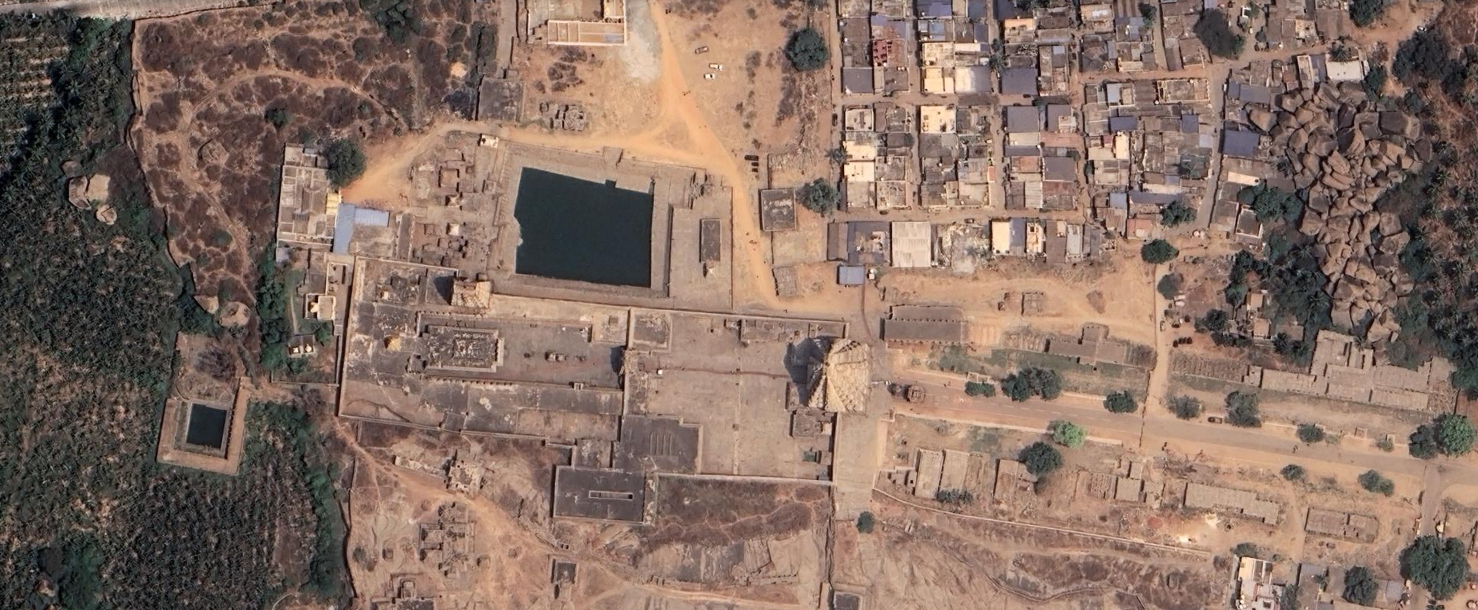
#> input picture Files/images/img1.png, 1478 x 610 px; its folder holds only this picture in this run
$ python terrain_features.py   (older library calls are emulated)
#> lines starting #> are read from the running program, lines starting #| are printed output that depends on the picture
"""
Week 5: Terrain Feature Extraction
Extract terrain features from images: slope, vegetation index, elevation proxies
"""
import numpy as np
import cv2
from PIL import Image
import os
from pathlib import Path
import pandas as pd
from skimage import filters, feature
from scipy import ndimage

def calculate_vegetation_index(rgb_image):
    """
    Calculate NDVI-like vegetation index from RGB image
    Uses ExG (Excess Green) index as proxy for vegetation
    """
    r, g, b = rgb_image[:, :, 0], rgb_image[:, :, 1], rgb_image[:, :, 2]
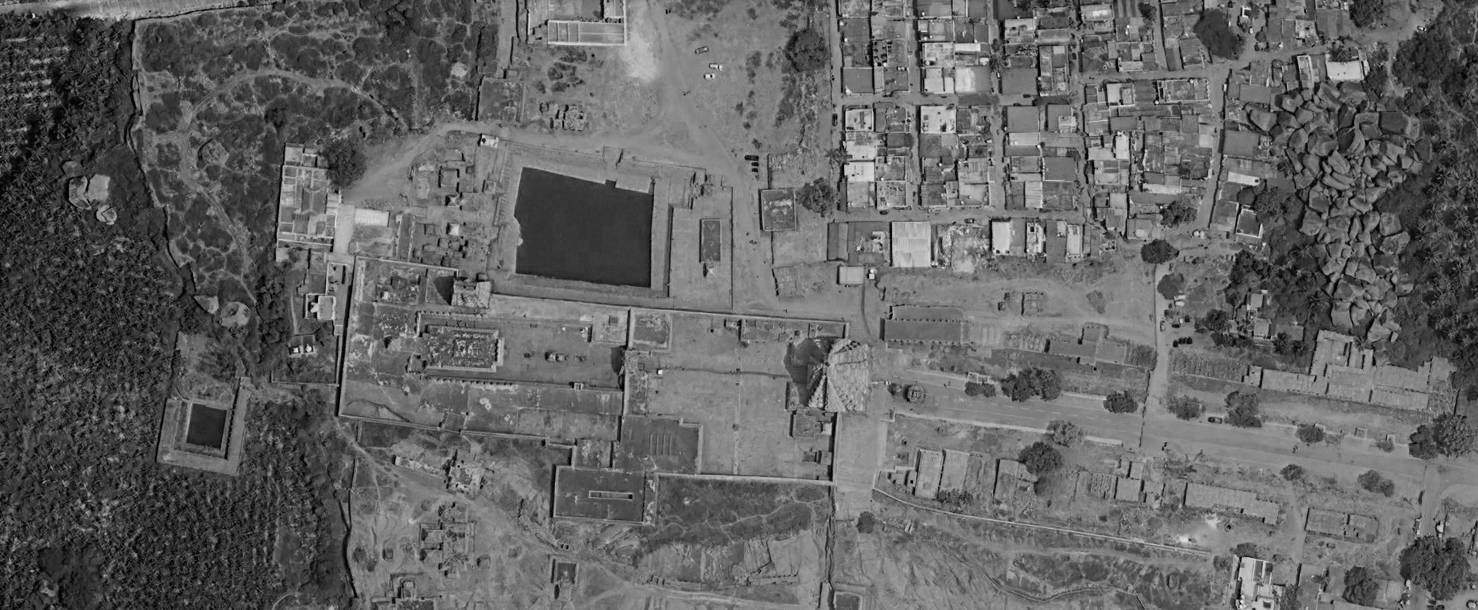
#> b: shape (610, 1478); min 0, max 241, mean 99

    # Normalize to 0-1
    r = r.astype(np.float32) / 255.0
    g = g.astype(np.float32) / 255.0
    b = b.astype(np.float32) / 255.0

    # Excess Green Index (ExG) - good proxy for vegetation in RGB
    exg = 2 * g - r - b
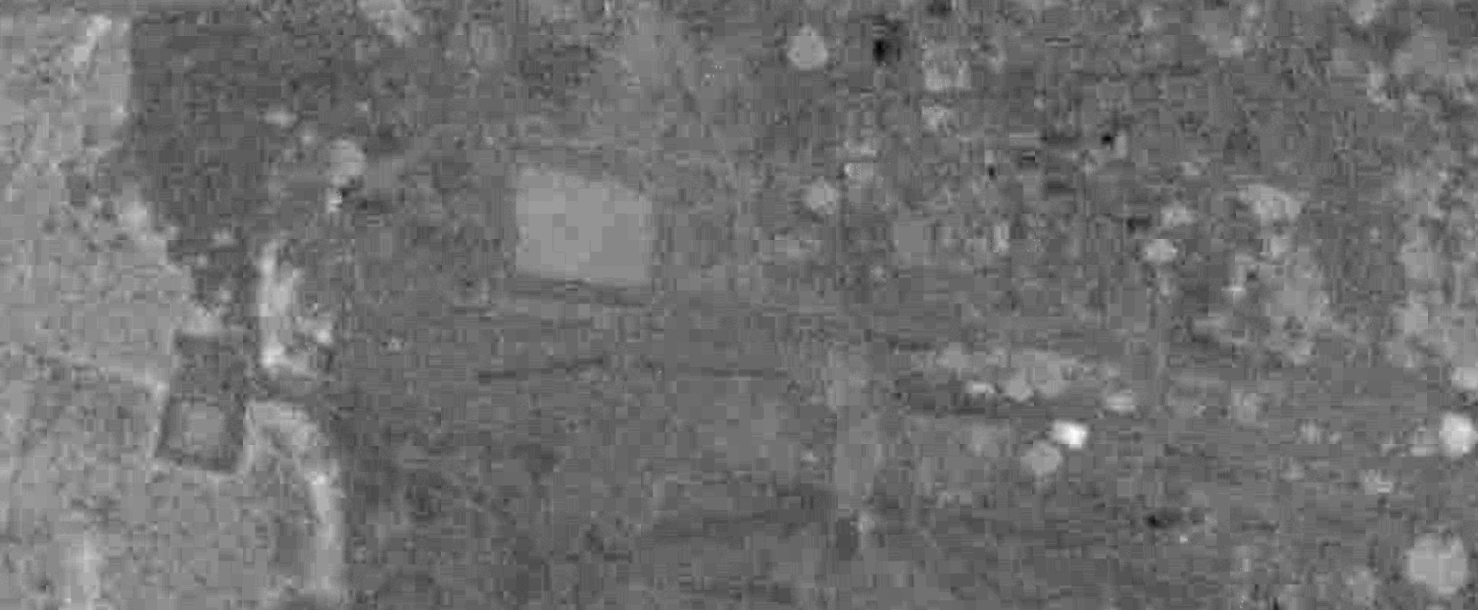
#> exg: shape (610, 1478) float32; min -0.247, max 0.212, mean -0.0458; drawn with min black and max white

    # Normalized Difference Vegetation Index (NDVI) approximation
    # Using red and green channels as proxy
    ndvi_approx = (g - r) / (g + r + 1e-6)

    return {
        'exg_mean': np.mean(exg),
        'exg_std': np.std(exg),
        'exg_max': np.max(exg),
        'ndvi_approx_mean': np.mean(ndvi_approx),
        'ndvi_approx_std': np.std(ndvi_approx),
        'green_ratio': np.mean(g) / (np.mean(r) + np.mean(b) + 1e-6)
    }

def calculate_slope_proxy(rgb_image):
    """
    Calculate slope proxy from image gradients and texture
    Uses Sobel operators and gradient magnitude
    """
    gray = cv2.cvtColor(rgb_image, cv2.COLOR_RGB2GRAY)

    # Sobel gradients
    sobelx = cv2.Sobel(gray, cv2.CV_64F, 1, 0, ksize=3)
    sobely = cv2.Sobel(gray, cv2.CV_64F, 0, 1, ksize=3)

    # Gradient magnitude (slope proxy)
    gradient_magnitude = np.sqrt(sobelx**2 + sobely**2)
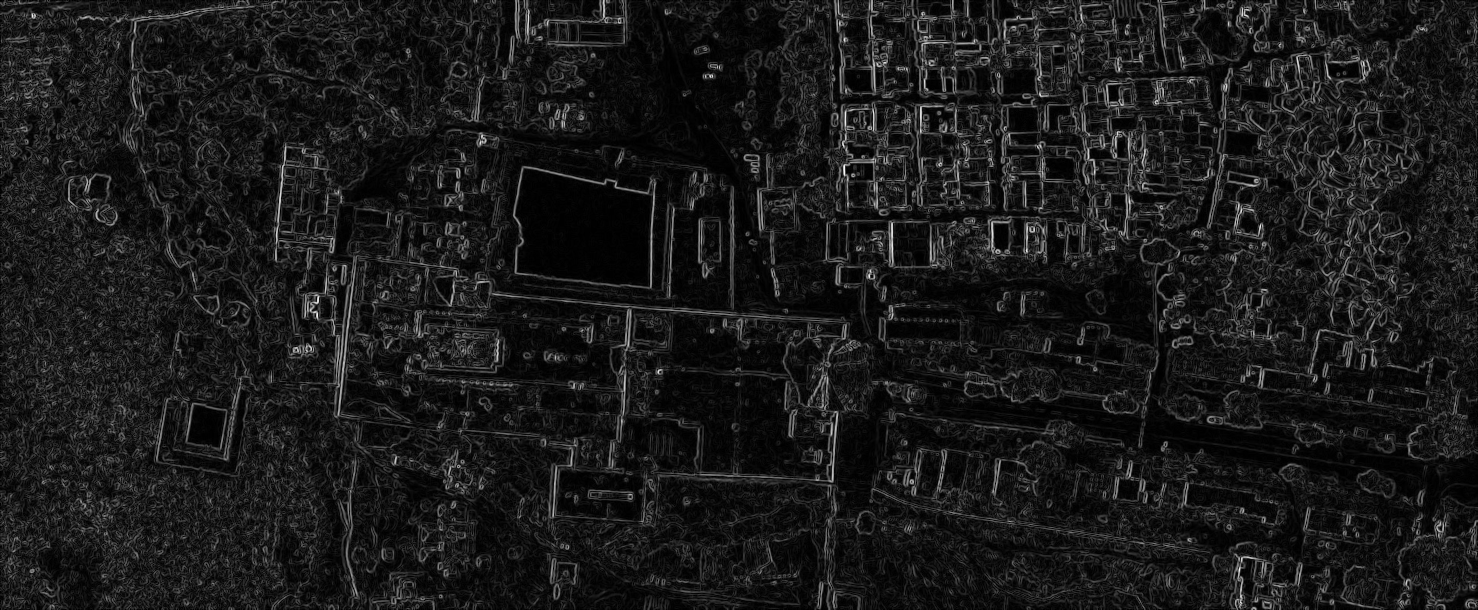
#> gradient_magnitude: shape (610, 1478) float64; min 0, max 846, mean 87.6; drawn with min black and max white

    # Texture features (variance, entropy)
    texture_variance = np.var(gray)
#> texture_variance = 2212.4

    # Local binary pattern for texture
    from skimage.feature import local_binary_pattern
    lbp = local_binary_pattern(gray, 8, 1, method='uniform')
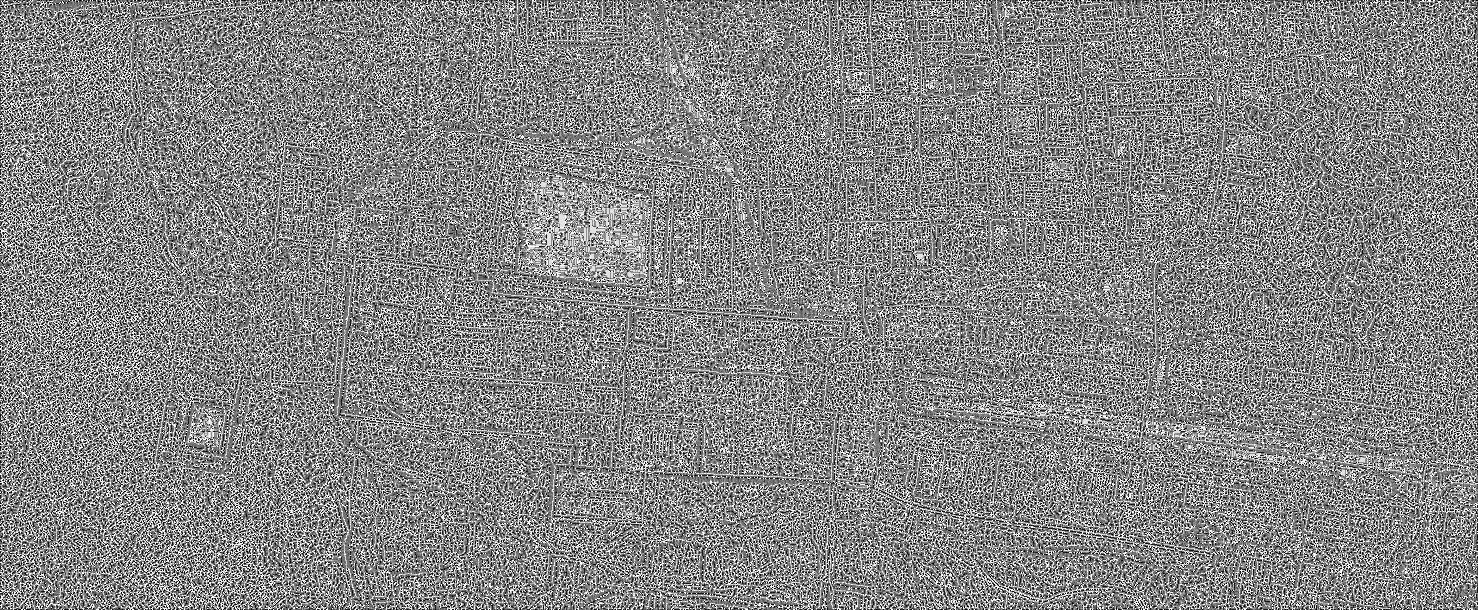
#> lbp: shape (610, 1478) float64; min 0, max 9, mean 4.73; drawn with min black and max white
    texture_entropy = np.mean(lbp)
#> texture_entropy = 4.73

    return {
        'slope_mean': np.mean(gradient_magnitude),
        'slope_std': np.std(gradient_magnitude),
        'slope_max': np.max(gradient_magnitude),
        'texture_variance': texture_variance,
        'texture_entropy': texture_entropy,
        'gradient_mean': np.mean(np.abs(sobelx) + np.abs(sobely))
    }

def calculate_elevation_proxy(rgb_image):
    """
    Calculate elevation proxy from image features
    Uses brightness, contrast, and color features as proxies
    """
    gray = cv2.cvtColor(rgb_image, cv2.COLOR_RGB2GRAY)

    # Brightness (higher elevation might be brighter due to less vegetation)
    brightness = np.mean(gray)
#> brightness = 116.2

    # Contrast (elevation changes might affect contrast)
    contrast = np.std(gray)
#> contrast = 47.04

    # Color features
    r, g, b = rgb_image[:, :, 0], rgb_image[:, :, 1], rgb_image[:, :, 2]

    # Redness (bare soil/rock indication)
    redness = np.mean(r) / (np.mean(g) + np.mean(b) + 1e-6)
#> redness = 0.638

    # Color variance
    color_variance = np.var(rgb_image.reshape(-1, 3), axis=0)
#> color_variance = [3124.8, 1999.2, 1445.4]

    return {
        'brightness': brightness,
        'contrast': contrast,
        'redness': redness,
        'color_variance_r': color_variance[0],
        'color_variance_g': color_variance[1],
        'color_variance_b': color_variance[2]
    }

def extract_texture_features(rgb_image):
    """
    Extract additional texture features
    """
    gray = cv2.cvtColor(rgb_image, cv2.COLOR_RGB2GRAY)

    # GLCM-like features (simplified)
    # Edge density
    edges = cv2.Canny(gray, 50, 150)
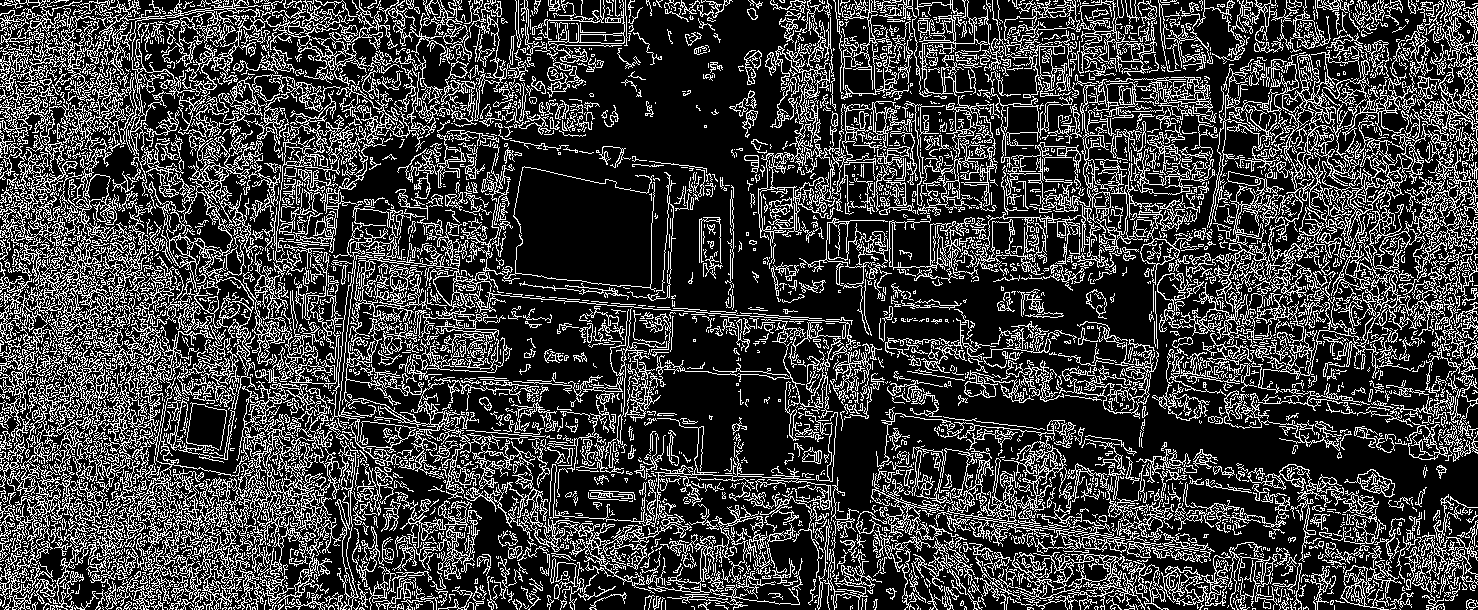
#> edges: shape (610, 1478); 24.6% white in thin lines or dots
    edge_density = np.sum(edges > 0) / (edges.shape[0] * edges.shape[1])
#> edge_density = 0.246

    # Haralick-like features (simplified)
    # Energy (uniformity)
    hist, _ = np.histogram(gray.flatten(), bins=256, range=(0, 256))
#> hist = 256 values, max 8361 at index 160, min 0 at index 249, mean 3521.8
    hist = hist / hist.sum()
#> hist = 256 values, max 0.00927 at index 160, min 0 at index 249, mean 0.00391
    energy = np.sum(hist**2)
#> energy = 0.00608

    # Entropy
    entropy = -np.sum(hist * np.log(hist + 1e-10))
#> entropy = 5.2

    return {
        'edge_density': edge_density,
        'texture_energy': energy,
        'texture_entropy_full': entropy
    }

def extract_all_features(image_path):
    """
    Extract all terrain features from an image
    """
    # Load image
    img = Image.open(image_path).convert('RGB')
    rgb_array = np.array(img)

    features = {}

    # Extract all feature groups
    features.update(calculate_vegetation_index(rgb_array))
    features.update(calculate_slope_proxy(rgb_array))
    features.update(calculate_elevation_proxy(rgb_array))
    features.update(extract_texture_features(rgb_array))

    # Add image metadata
    features['image_width'] = rgb_array.shape[1]
    features['image_height'] = rgb_array.shape[0]
    features['image_name'] = os.path.basename(image_path)

    return features

def extract_features_from_directory(image_dir, output_csv='terrain_features.csv'):
    """
    Extract features from all images in a directory
    """
    image_paths = []
    for ext in ['*.jpg', '*.jpeg', '*.png', '*.JPG', '*.JPEG', '*.PNG']:
        image_paths.extend(Path(image_dir).glob(ext))

    all_features = []

    print(f"Extracting features from {len(image_paths)} images...")
    for img_path in image_paths:
        try:
            features = extract_all_features(str(img_path))
#> features = 24 items
            all_features.append(features)
            print(f"Processed: {img_path.name}")
        except Exception as e:
            print(f"Error processing {img_path}: {e}")

    # Convert to DataFrame
    df = pd.DataFrame(all_features)
#> df = table of 1 rows and 24 columns
    df.to_csv(output_csv, index=False)
    print(f"\nFeatures saved to {output_csv}")
    print(f"Total features extracted: {len(df.columns)}")
#| Total features extracted: 24
    print(f"Feature columns: {list(df.columns)}")
#> (printed output is left out)

    return df

if __name__ == "__main__":
    # Extract features from images directory
    image_dir = "images"
    extract_features_from_directory(image_dir, "terrain_features.csv")
